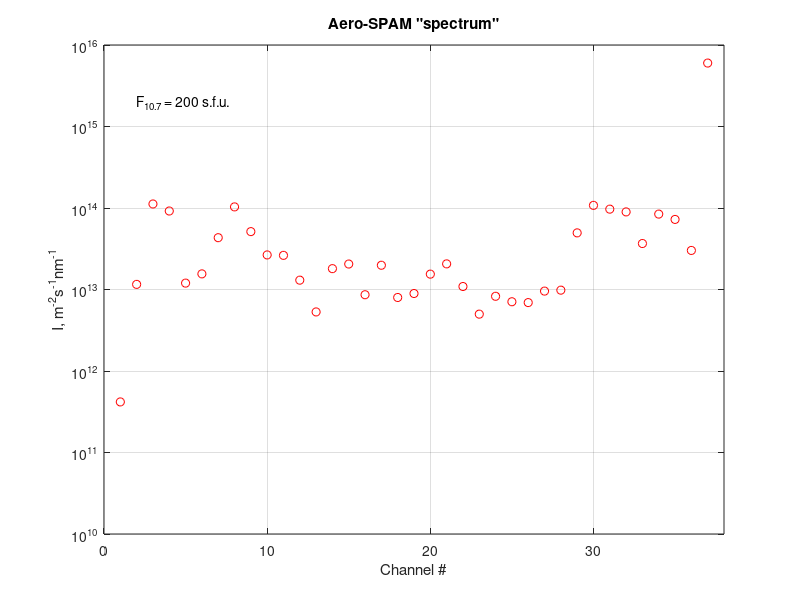

Recreate this plot in MATLAB.
clear all
% The Aero-SPAM model reconstructs the shortwave photon flux I, 1/(m^2*s*nm)  
% at the top of the Earth's atmosphere depending on the solar radio emission 
% flux F10.7.
%
% The Aero-SPAM model was developed by Vera Nikolaeva and Evgeny Gordeev
% and published in Space Weather [Nikolaeva and Gordeev, 2022].
%
% Note that the visualization is performed for specific spectral channels 
% numbered from 1 to 37, which include photon flux values in 17 spectral 
% lines and 20 spectral bands (see tab_AeroSPAM.txt).



%% ----- INPUT -----
F107 = 200 ;  % F10.7 index within valid limits of applicability: 65 < F10.7 < 200 s.f.u. 
% -------------------------------------------------------------------------



%% ----- Aero-SPAM -----
tab_ASPAM = load('tab_AeroSPAM.txt') ;
chan = tab_ASPAM(:,1) ;  % spectral channel
p1_ASPAM = tab_ASPAM(:,4) ;
p2_ASPAM = tab_ASPAM(:,5) ;
p3_ASPAM = tab_ASPAM(:,6) ;

% -- photon flux at the top of atmosphere --
Itop = p1_ASPAM.*F107^2 + p2_ASPAM.*F107 + p3_ASPAM ; 
%--------------------------------------------------------------------------


%% ----- spectrum visualization ------
figure
stem(chan, Itop, 'or') ;  hold on ; grid on ;
xlim([0 38]) ; ylim([1e10 1e16]) ;
set(gca,'yscal','log')
xlabel('Channel #') ;
ylabel('I, m^-^2s^-^1nm^-^1') ;
title('Aero-SPAM "spectrum"') ;
text(2, 2e+15, ['F_1_0_._7 = ',num2str(F107),' s.f.u.']) ;
%--------------------------------------------------------------------------
 



